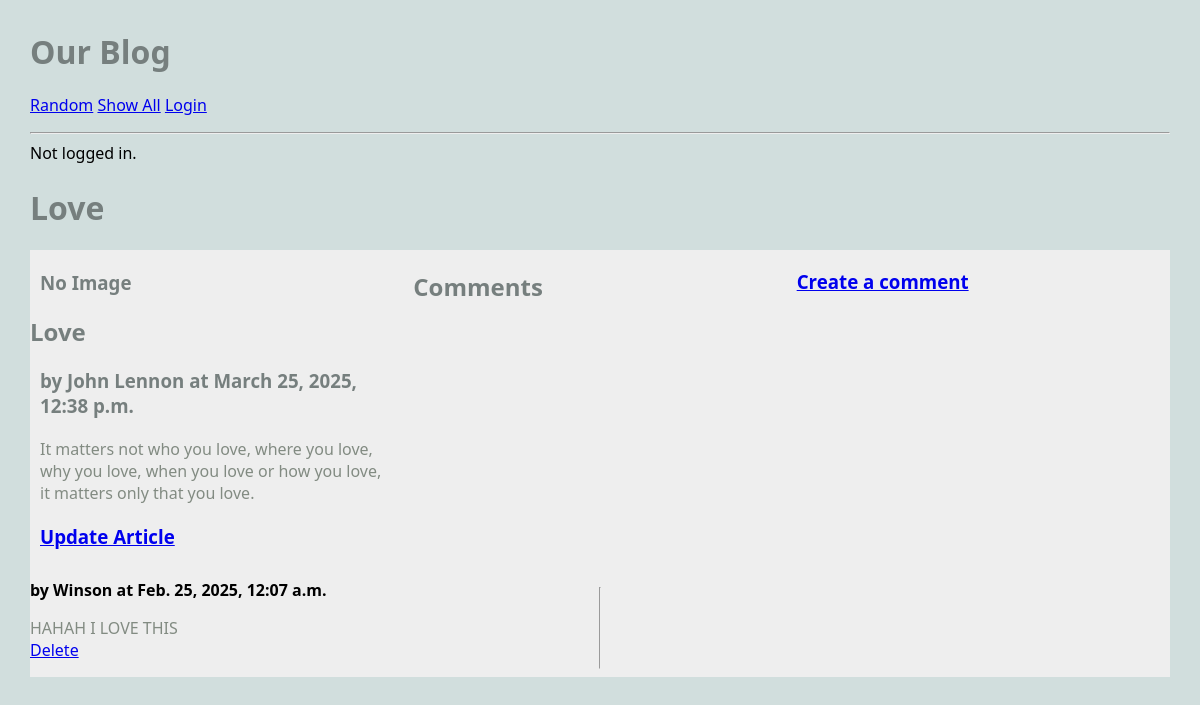
Screenshot of /blog/article/2 with the database file from the repository.
### blog/models.py (models this page shows, shortened)
class Article(models.Model):
    title = models.TextField(blank=True)
    author = models.TextField(blank=True)
    text = models.TextField(blank=True)
    published = models.DateTimeField(auto_now=True)
    image_file = models.ImageField(blank=True) # an actual image
    user = models.ForeignKey(User, on_delete=models.CASCADE) ## NEW
    def get_all_comments(self):
        comments = Comment.objects.filter(article=self)
        return comments

class Comment(models.Model):
    article = models.ForeignKey("Article", on_delete=models.CASCADE)
    author = models.TextField(blank=False)
    text = models.TextField(blank=False)
    published = models.DateTimeField(auto_now=True)

### blog/views.py (the view)
# urls.py: path('article/<int:pk>', ArticleView.as_view(), name='article'),
class ArticleView(DetailView):
    model = Article
    template_name = 'blog/article.html' ## reusing same template!!
    context_object_name = 'article' # note singular variable name

### blog/templates/blog/article.html
{% extends 'blog/base.html' %}
{% block content %}
<h1>{{article.title}}</h1>
<main class="grid-container">
   <article>
        {% if article.image_file %}
        <img src="{{article.image_file.url}}" alt="">
        {% else %}
        <h3>No Image</h3>
        {% endif %}
       <div>
           <h2>{{article.title}}</h2>
           <h3>by {{article.author}} at {{article.published}}</h3>
           <p>
               {{article.text}}
           </p>
           <h3>
            <a href="{% url 'update_article' article.pk %}">Update Article</a>
           </h3>
       </div>
    </article>
    <h2>Comments</h2>
    <h3>
        <a href="{% url 'create_comment' article.pk %}">Create a comment</a>
    </h3>
    {% for comment in article.get_all_comments %}
        <div>
        <strong>by {{comment.author}} at {{comment.published}}</strong>
        <p>
            {{comment.text}}
            <br>
            <a href="{% url 'delete_comment' comment.pk %}">Delete</a>
        </p>
        </div>
    {% endfor %}
   <hr>
</main>
{% endblock %}

### static/styles-blog.css (style rules this page uses)
body { margin: 30px; background: #d1dedd; font-family:'Segoe UI', Tahoma, Geneva, Verdana, sans-serif; }
h1, h2, h3 { color: #767f7e; }
p { color: #828b82; }
.grid-container { background: #eee; max-width: 900px; display: grid; grid-template-columns: repeat(3, 1fr); grid-gap: 10px; max-width: 1200px; margin: 20px auto; }
article p, article h3 { margin: 20px 10px; }

### rows the page displays
Article: title "Love", author "John Lennon", published "March 25, 2025, 12:38 p.m.", text "It matters not who you love, where you love, why you love, when you love or how you love, it matters only that you love."
Comment: author "Winson", published "Feb. 25, 2025, 12:07 a.m.", text "HAHAH I LOVE THIS"
